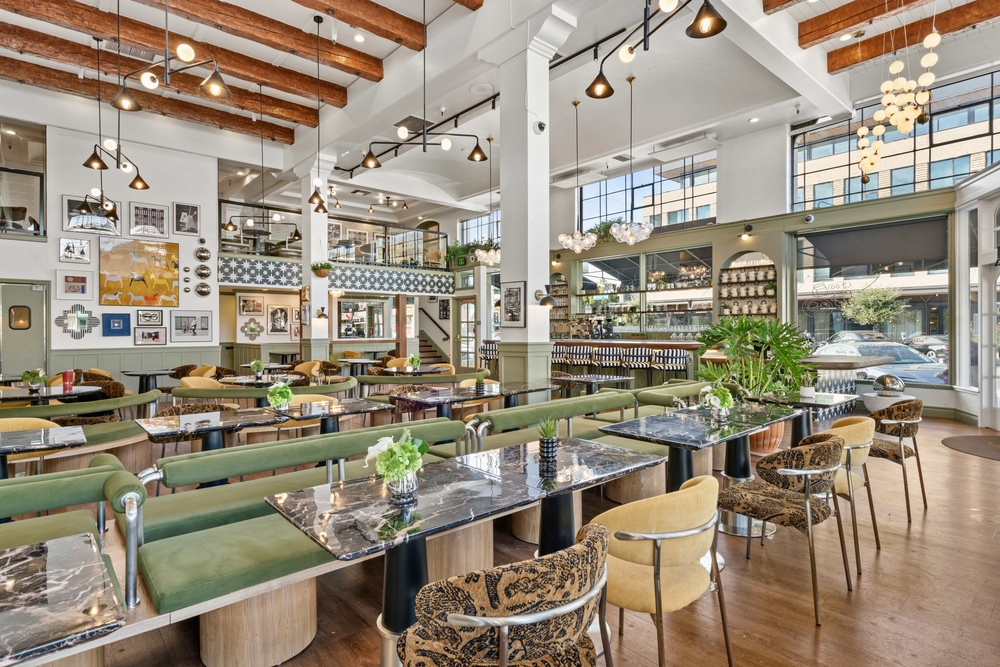
#> input picture image_optimize/hero.jpeg, 1000 x 667 px, shrunk from 7952 x 5304 before the run
$ python invert_logo.py hero.jpeg out.png
#> lines starting #> are read from the running program, lines starting #| are printed output that depends on the picture
#!/usr/bin/env python3
"""
Script to invert image colors and remove background for web logo use
"""

from PIL import Image, ImageOps
import numpy as np
import sys
import os

def invert_and_remove_background(input_path, output_path=None):
    """
    Invert image colors and remove background (make transparent)
    """
#> called with input_path = 'hero.jpeg', output_path = 'out.png'
    # Open the image
    img = Image.open(input_path)
#> img is the input picture: PIL image 1000x667 RGB; mean R, G, B 152.4, 140.9, 124

    # Convert to RGBA if not already
    if img.mode != 'RGBA':
        img = img.convert('RGBA')
#> img: PIL image 1000x667 RGBA

    # Get original pixel data to identify background
    img_array = np.array(img)
    original_data = img_array.copy()

    # Invert RGB channels, keep alpha channel
    img_array[:, :, 0] = 255 - img_array[:, :, 0]  # Red
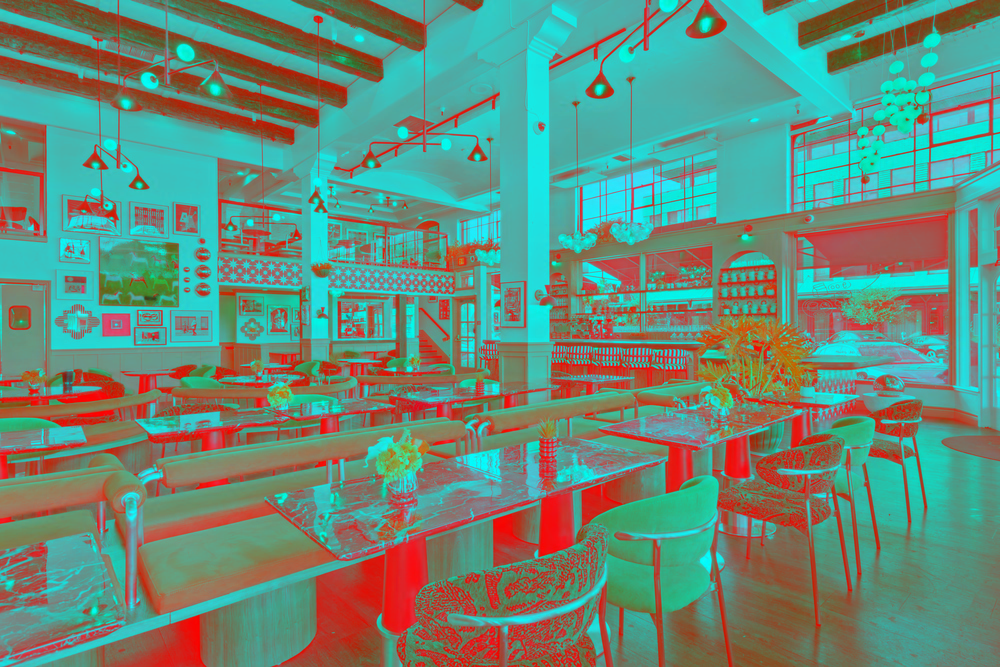
#> img_array: shape (667, 1000, 4); mean R, G, B, A 102.6, 140.9, 124, 255
    img_array[:, :, 1] = 255 - img_array[:, :, 1]  # Green
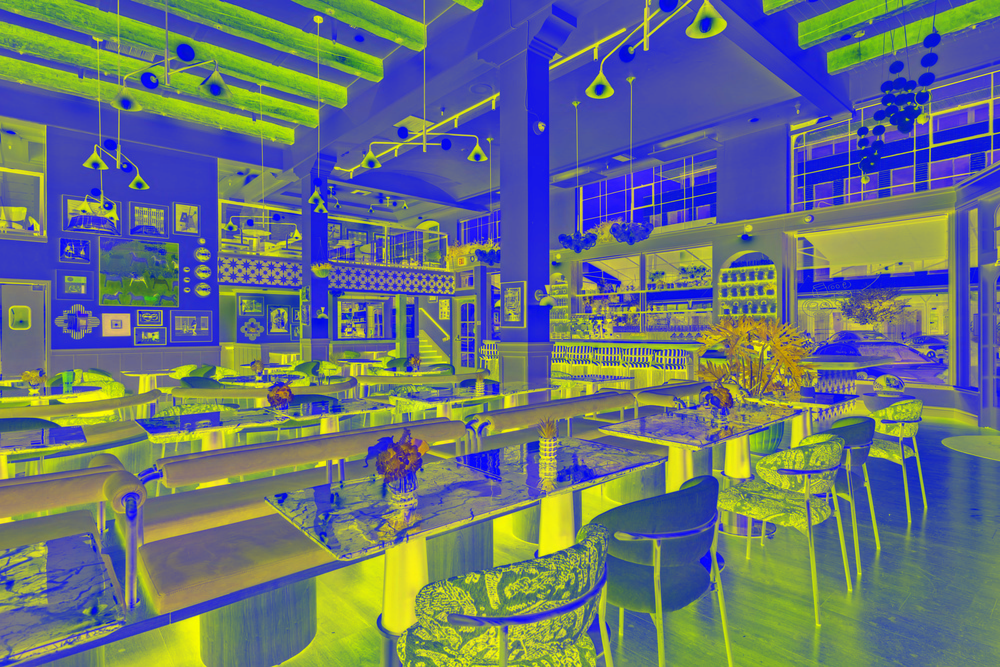
#> img_array: shape (667, 1000, 4); mean R, G, B, A 102.6, 114.1, 124, 255
    img_array[:, :, 2] = 255 - img_array[:, :, 2]  # Blue
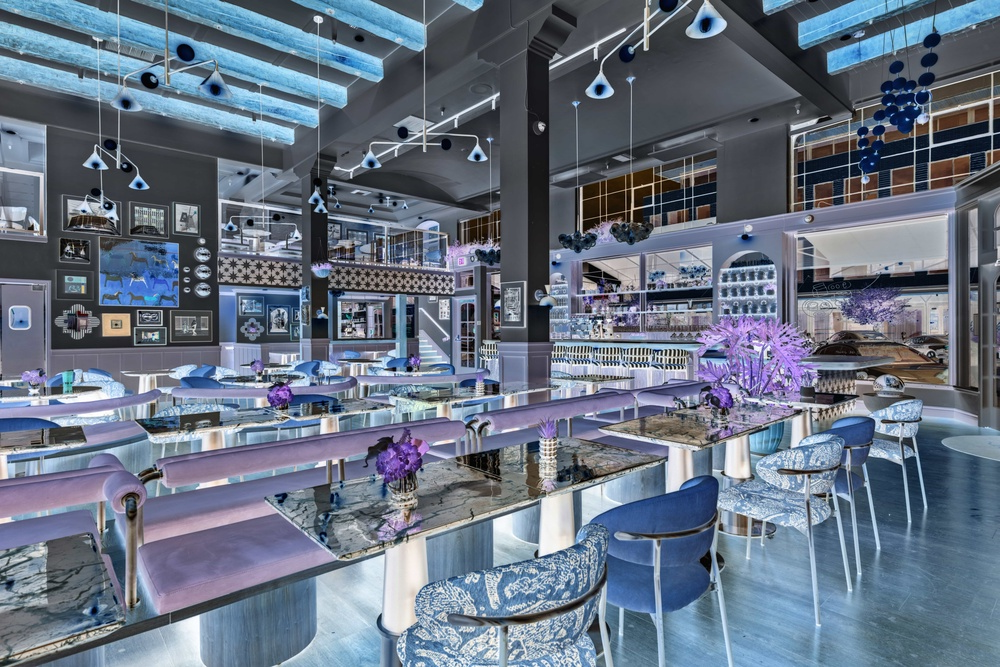
#> img_array: shape (667, 1000, 4); mean R, G, B, A 102.6, 114.1, 131, 255

    # Create image from inverted array
    inverted_img = Image.fromarray(img_array, 'RGBA')

    # Remove background - make dark pixels (originally dark background) transparent
    data = inverted_img.getdata()
    original_pixels = original_data.reshape(-1, 4)
    new_data = []

    for idx, item in enumerate(data):
        # Check the ORIGINAL pixel value (before inversion)
        # If it was dark (background), make it transparent after inversion
        orig = original_pixels[idx]
        if orig[0] < 50 and orig[1] < 50 and orig[2] < 50:
            new_data.append((255, 255, 255, 0))  # Transparent
        else:
            new_data.append(item)
#> this loop made 667000 passes
#> (item, orig) on passes 1 to 3: ((120, 171, 198, 255), [135, 84, 57, 255]), ((114, 168, 196, 255), [141, 87, 59, 255]), ((121, 176, 206, 255), [134, 79, 49, 255])
#> after the loop, new_data = 667000 items

    inverted_img.putdata(new_data)

    # Determine output path
    if output_path is None:
        base, ext = os.path.splitext(input_path)
        output_path = f"{base}_inverted.png"

    # Save as PNG to preserve transparency
    inverted_img.save(output_path, 'PNG')
    print(f"Processed: {input_path}")
    print(f"Saved to: {output_path}")

    return output_path

if __name__ == "__main__":
    if len(sys.argv) < 2:
        print("Usage: python invert_logo.py <input_image> [output_image]")
        sys.exit(1)

    input_file = sys.argv[1]
    output_file = sys.argv[2] if len(sys.argv) > 2 else None

    if not os.path.exists(input_file):
        print(f"Error: File '{input_file}' not found")
        sys.exit(1)

    invert_and_remove_background(input_file, output_file)
